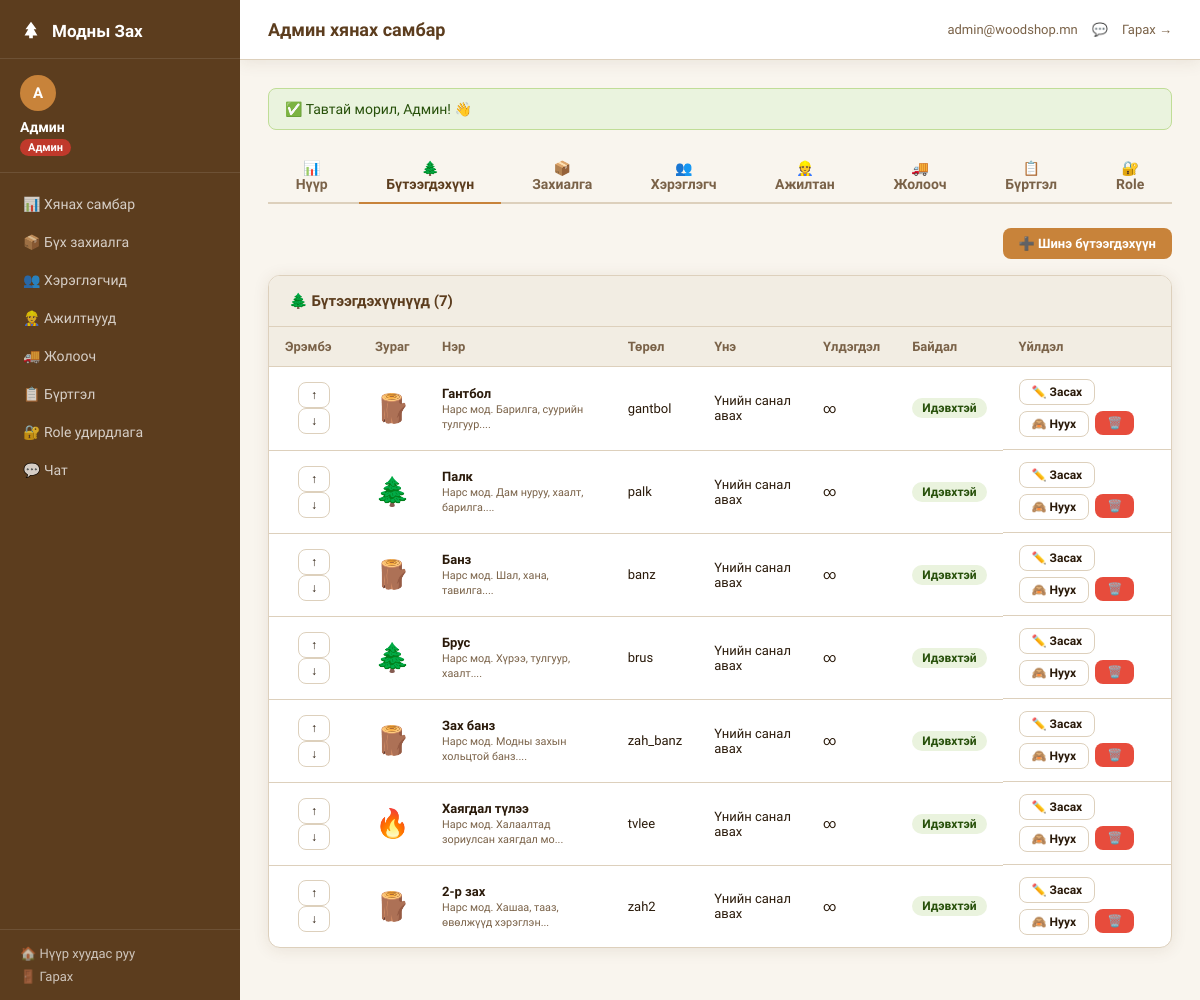
The app's page /dashboard/admin.php?tab=products (signed in) with its own data.
### tables this page shows
CREATE TABLE IF NOT EXISTS users (
  id           INT AUTO_INCREMENT PRIMARY KEY,
  ner          VARCHAR(100)  NOT NULL,
  email        VARCHAR(150)  NOT NULL UNIQUE,
  phone        VARCHAR(20)   NOT NULL,
  password     VARCHAR(255)  NOT NULL,
  role_id      INT           NOT NULL DEFAULT 5,
  verified     TINYINT(1)    DEFAULT 0,
  is_active    TINYINT(1)    DEFAULT 1,
  notes        TEXT          DEFAULT NULL,
  created_at   DATETIME      DEFAULT NOW(),
  FOREIGN KEY (role_id) REFERENCES roles(id)
);

CREATE TABLE IF NOT EXISTS roles (
  id           INT AUTO_INCREMENT PRIMARY KEY,
  name         VARCHAR(100)  NOT NULL,
  slug         VARCHAR(50)   NOT NULL UNIQUE,
  permissions  JSON          NOT NULL,
  color        VARCHAR(7)    DEFAULT '#5C3D1E',
  is_system    TINYINT(1)    DEFAULT 0,
  created_by   INT           DEFAULT NULL,
  created_at   DATETIME      DEFAULT NOW()
);

CREATE TABLE IF NOT EXISTS products (
  id          INT AUTO_INCREMENT PRIMARY KEY,
  name        VARCHAR(100)   NOT NULL,
  type        VARCHAR(50)    NOT NULL,
  emoji       VARCHAR(10)    DEFAULT '🪵',
  description TEXT           DEFAULT NULL,
  price_label VARCHAR(100)   DEFAULT 'Үнийн санал авах',
  price_value DECIMAL(12,2)  DEFAULT NULL,
  image_path  VARCHAR(255)   DEFAULT NULL,
  stock       INT            DEFAULT NULL,
  is_active   TINYINT(1)     DEFAULT 1,
  sort_order  INT            DEFAULT 0,
  created_by  INT            DEFAULT NULL,
  created_at  DATETIME       DEFAULT NOW(),
  updated_at  DATETIME       DEFAULT NOW() ON UPDATE NOW()
);

### middleware.php (called while the page is built, shortened)
<?php
function loadUserRole(PDO $pdo): array {
    $uid = $_SESSION['user']['id'];
    if (!isset($_SESSION['user_role'])) {
        $stmt = $pdo->prepare('
            SELECT r.*, u.is_active
            FROM users u
            JOIN roles r ON u.role_id = r.id
            WHERE u.id = ?
        ');
        $stmt->execute([$uid]);
    }
    return $_SESSION['user_role'];
}
function isRole(string ...$slugs): bool {
    $current = $_SESSION['user_role']['slug'] ?? '';
    return in_array($current, $slugs, true);
}

### dashboard/admin.php (the view, shortened to what this page needs)
<?php
require_once __DIR__ . '/../middleware.php';
$role = loadUserRole($pdo);
$tab = $_GET['tab'] ?? 'dashboard';
$stats = [];
$stats['users']    = $pdo->query('SELECT COUNT(*) FROM users WHERE role_id=(SELECT id FROM roles WHERE slug="user")')->fetchColumn();
$stats['orders']   = $pdo->query('SELECT COUNT(*) FROM orders')->fetchColumn();
$stats['pending']  = $pdo->query('SELECT COUNT(*) FROM orders WHERE status="pending"')->fetchColumn();
$stats['workers']  = $pdo->query('SELECT COUNT(*) FROM users u JOIN roles r ON u.role_id=r.id WHERE r.slug IN ("worker","driver")')->fetchColumn();
$stats['products'] = $pdo->query('SELECT COUNT(*) FROM products WHERE is_active=1')->fetchColumn();
$pageTitle  = 'Админ хянах самбар';
$activePage = $tab === 'dashboard' ? 'dashboard' : $tab;
include __DIR__ . '/layout.php';
?>
<div class="tabs">
  <button class="tab <?= $tab==='dashboard'?'active':'' ?>" onclick="location='admin.php'">📊 Нүүр</button>
  <button class="tab <?= $tab==='products'?'active':'' ?>"  onclick="location='admin.php?tab=products'">🌲 Бүтээгдэхүүн</button>
  <button class="tab <?= $tab==='orders'?'active':'' ?>"    onclick="location='admin.php?tab=orders'">📦 Захиалга</button>
  <button class="tab <?= $tab==='users'?'active':'' ?>"     onclick="location='admin.php?tab=users'">👥 Хэрэглэгч</button>
  <button class="tab <?= $tab==='workers'?'active':'' ?>"   onclick="location='admin.php?tab=workers'">👷 Ажилтан</button>
  <button class="tab <?= $tab==='drivers'?'active':'' ?>"   onclick="location='admin.php?tab=drivers'">🚚 Жолооч</button>
  <button class="tab <?= $tab==='logs'?'active':'' ?>"      onclick="location='admin.php?tab=logs'">📋 Бүртгэл</button>
  <?php if (isRole('admin','director')): ?>
  <button class="tab <?= $tab==='roles'?'active':'' ?>"     onclick="location='admin.php?tab=roles'">🔐 Role</button>
  <?php endif; ?>
</div>
<?php if ($tab === 'dashboard'): ?>
<div class="stat-grid">
  <div class="stat-card"><div class="stat-icon">👥</div><div class="stat-num"><?= $stats['users'] ?></div><div class="stat-lbl">Нийт хэрэглэгч</div></div>
  <div class="stat-card"><div class="stat-icon">📦</div><div class="stat-num"><?= $stats['orders'] ?></div><div class="stat-lbl">Нийт захиалга</div></div>
  <div class="stat-card"><div class="stat-icon">⏳</div><div class="stat-num"><?= $stats['pending'] ?></div><div class="stat-lbl">Хүлээгдэж буй</div></div>
  <div class="stat-card"><div class="stat-icon">👷</div><div class="stat-num"><?= $stats['workers'] ?></div><div class="stat-lbl">Ажилтнууд</div></div>
  <div class="stat-card"><div class="stat-icon">🌲</div><div class="stat-num"><?= $stats['products'] ?></div><div class="stat-lbl">Бүтээгдэхүүн</div></div>
</div>
<div class="card">
  <div class="card-header">
    <div class="card-title">📦 Сүүлийн захиалгууд</div>
    <a href="admin.php?tab=orders" class="btn btn-outline btn-sm">Бүгдийг харах →</a>
  </div>
  <div class="card-body">
    <table>
      <thead><tr><th>#</th><th>Хэрэглэгч</th><th>Бүтээгдэхүүн</th><th>Статус</th><th>Огноо</th></tr></thead>
      <tbody>
      <?php
      $rows = $pdo->query('SELECT o.*, u.ner FROM orders o JOIN users u ON o.user_id=u.id ORDER BY o.created_at DESC LIMIT 10')->fetchAll();
      foreach ($rows as $r):
        $color = statusColor($r['status']);
      ?>
        <tr>
          <td>#<?= $r['id'] ?></td>
          <td><?= htmlspecialchars($r['ner']) ?></td>
          <td><?= htmlspecialchars($r['product']) ?></td>
          <td><span class="badge" style="background:<?= $color ?>22;color:<?= $color ?>"><?= statusLabel($r['status']) ?></span></td>
          <td><?= date('m/d H:i', strtotime($r['created_at'])) ?></td>
        </tr>
      <?php endforeach; ?>
      </tbody>
    </table>
  </div>
</div>
<?php elseif ($tab === 'products'): ?>
<?php
$allProducts = $pdo->query('SELECT * FROM products ORDER BY sort_order ASC, id ASC')->fetchAll();
$typeLabels  = ['shilmuust'=>'Шилмүүст','navchit'=>'Навчит','hatu'=>'Хатуу мод','bolvsuruulsan'=>'Боловсруулсан','tulsh'=>'Түлш'];
?>
<div style="display:flex;justify-content:space-between;align-items:center;margin-bottom:16px">
  <button class="btn btn-primary" onclick="openModal('prod-add-modal')">➕ Шинэ бүтээгдэхүүн</button>
</div>
<div class="card">
  <div class="card-header"><div class="card-title">🌲 Бүтээгдэхүүнүүд (<?= count($allProducts) ?>)</div></div>
  <div class="card-body">
    <table>
      <thead>
        <tr><th>Эрэмбэ</th><th>Зураг</th><th>Нэр</th><th>Төрөл</th><th>Үнэ</th><th>Үлдэгдэл</th><th>Байдал</th><th>Үйлдэл</th></tr>
      </thead>
      <tbody>
      <?php foreach ($allProducts as $p): ?>
        <tr>
          <td style="text-align:center">
            <form method="POST" action="/Wood-shop/product_action.php" style="display:inline">
              <button class="btn btn-outline btn-sm" title="Дээш">↑</button>
            </form>
            <form method="POST" action="/Wood-shop/product_action.php" style="display:inline">
              <button class="btn btn-outline btn-sm" title="Доош">↓</button>
            </form>
          </td>
          <td>
            <?php if ($p['image_path'] && file_exists(__DIR__ . '/../../' . $p['image_path'])): ?>
              <img src="/Wood-shop/<?= htmlspecialchars($p['image_path']) ?>" style="width:48px;height:48px;object-fit:cover;border-radius:8px">
            <?php else: ?>
              <span style="font-size:28px"><?= htmlspecialchars($p['emoji'] ?? '🪵') ?></span>
            <?php endif; ?>
          </td>
          <td><strong><?= htmlspecialchars($p['name']) ?></strong><br><small style="color:var(--muted)"><?= htmlspecialchars(mb_substr($p['description']??'',0,40)) ?>...</small></td>
          <td><?= htmlspecialchars($typeLabels[$p['type']] ?? $p['type']) ?></td>
          <td><?= $p['price_value'] ? number_format($p['price_value'],0,'.',',').'₮' : htmlspecialchars($p['price_label']) ?></td>
          <td><?= $p['stock'] ?? '∞' ?></td>
          <td>
            <span class="badge" style="background:<?= $p['is_active']?'#eaf3de':'#fcebeb' ?>;color:<?= $p['is_active']?'#27500a':'#791f1f' ?>">
              <?= $p['is_active']?'Идэвхтэй':'Нуугдсан' ?>
            </span>
          </td>
          <td style="display:flex;gap:6px;flex-wrap:wrap">
            <button class="btn btn-outline btn-sm" onclick="openProdEdit(<?= htmlspecialchars(json_encode($p)) ?>)">✏️ Засах</button>
            <form method="POST" action="/Wood-shop/product_action.php" style="display:inline">
              <button class="btn btn-outline btn-sm"><?= $p['is_active']?'🙈 Нуух':'👁 Идэвхжүүлэх' ?></button>
            </form>
            <form method="POST" action="/Wood-shop/product_action.php" style="display:inline" onsubmit="return confirm('Устгах уу?')">
              <button class="btn btn-danger btn-sm">🗑️</button>
            </form>
          </td>
        </tr>
      <?php endforeach; ?>
      </tbody>
    </table>
  </div>
</div>
<?php endif; ?>
<?php include __DIR__ . '/layout_end.php'; ?>

### dashboard/layout.php (shortened to what this page needs)
<?php
$role     = $_SESSION['user_role'];
$userName = $_SESSION['user']['ner'];
$userEmail= $_SESSION['user']['email'];
$menuItems = [];
if (isRole('admin','manager','director')) {
    if (isRole('director')) {
        $menuItems = [
            ['icon'=>'📊','label'=>'Нүүр тайлан',    'href'=>'director.php',               'page'=>'dashboard'],
            ['icon'=>'📦','label'=>'Захиалгууд',      'href'=>'director.php?tab=orders',    'page'=>'orders'],
            ['icon'=>'👷','label'=>'Ажилтнууд',       'href'=>'director.php?tab=workers',   'page'=>'workers'],
            ['icon'=>'📋','label'=>'Үйл ажиллагаа',  'href'=>'director.php?tab=logs',      'page'=>'logs'],
            ['icon'=>'📅','label'=>'Өдрийн тайлан',  'href'=>'director.php?tab=daily',     'page'=>'daily'],
        ];
    } else {
        $menuItems = [
            ['icon'=>'📊','label'=>'Хянах самбар','href'=>'admin.php','page'=>'dashboard'],
            ['icon'=>'📦','label'=>'Бүх захиалга','href'=>'admin.php?tab=orders','page'=>'orders'],
            ['icon'=>'👥','label'=>'Хэрэглэгчид','href'=>'admin.php?tab=users','page'=>'users'],
            ['icon'=>'👷','label'=>'Ажилтнууд','href'=>'admin.php?tab=workers','page'=>'workers'],
            ['icon'=>'🚚','label'=>'Жолооч','href'=>'admin.php?tab=drivers','page'=>'drivers'],
            ['icon'=>'📋','label'=>'Бүртгэл','href'=>'admin.php?tab=logs','page'=>'logs'],
        ];
        if (isRole('admin','director')) {
            $menuItems[] = ['icon'=>'🔐','label'=>'Role удирдлага','href'=>'admin.php?tab=roles','page'=>'roles'];
        }
    }
} elseif (isRole('driver')) {
    $menuItems = [
        ['icon'=>'📊','label'=>'Хянах самбар','href'=>'driver.php','page'=>'dashboard'],
        ['icon'=>'🚚','label'=>'Хүргэлтүүд','href'=>'driver.php?tab=deliveries','page'=>'deliveries'],
    ];
} else {
    $menuItems = [
        ['icon'=>'📦','label'=>'Захиалгууд','href'=>'user.php','page'=>'orders'],
        ['icon'=>'👤','label'=>'Профайл','href'=>'user.php?tab=profile','page'=>'profile'],
    ];
}
?>
<!DOCTYPE html>
<html lang="mn">
<head>
</head>
<body>
<aside class="sidebar" id="sidebar">
  <div class="sidebar-logo">
    <svg width="22" height="22" viewBox="0 0 24 24" fill="currentColor"><path d="M12 2L6 10h3l-4 7h5v3h4v-3h5l-4-7h3L12 2z"/></svg>
    Модны Зах
  </div>
  <div class="sidebar-user">
    <div class="sidebar-avatar"><?= mb_substr($userName, 0, 1) ?></div>
    <div class="sidebar-uname"><?= htmlspecialchars($userName) ?></div>
    <span class="sidebar-role"><?= htmlspecialchars($role['name']) ?></span>
  </div>
  <nav class="sidebar-nav">
    <?php foreach ($menuItems as $item): ?>
      <a href="<?= $item['href'] ?>"
         class="<?= ($activePage ?? '') === $item['page'] ? 'active' : '' ?>">
        <?= $item['icon'] ?> <?= htmlspecialchars($item['label']) ?>
      </a>
    <?php endforeach; ?>
    <?php if (isRole('worker','admin','manager','director')): ?>
      <a href="chat.php" class="<?= ($activePage ?? '') === 'chat' ? 'active' : '' ?>">
        💬 Чат
      </a>
    <?php endif; ?>
  </nav>
  <div class="sidebar-bottom">
    <a href="/Wood-shop/">🏠 Нүүр хуудас руу</a>
    <a href="/Wood-shop/auth.php?action=logout">🚪 Гарах</a>
  </div>
</aside>
<div class="main-wrap">
  <div class="topbar">
    <div class="topbar-title"><?= htmlspecialchars($pageTitle ?? 'Dashboard') ?></div>
    <div class="topbar-right">
      <span style="color:var(--muted);font-size:13px"><?= htmlspecialchars($userEmail) ?></span>
      <?php if (isRole('worker','admin','manager','director')): ?>
      <a href="chat.php" style="position:relative;display:inline-flex;align-items:center;gap:6px">
        💬
      </a>
      <?php endif; ?>
      <a href="/Wood-shop/auth.php?action=logout">Гарах →</a>
    </div>
  </div>
  <div class="content">
<?php
if (!empty($_SESSION['toast'])):
  $t = $_SESSION['toast']; unset($_SESSION['toast']);
?>
<div class="alert alert-<?= $t['type'] === 'success' ? 'success' : ($t['type'] === 'error' ? 'error' : 'info') ?>" style="margin-bottom:20px">
  <?= $t['icon'] ?? '' ?> <?= htmlspecialchars($t['msg']) ?>
</div>
<?php endif; ?>

### dashboard/layout_end.php (shortened to what this page needs)
</div>
</div>
</body>
</html>

### records on screen
users: role.name "Админ"
products: emoji "🪵", name "Гантбол", description "Нарс мод. Барилга, суурийн тулгуур.", type "gantbol", price_label "Үнийн санал авах", stock "∞", is_active "Идэвхтэй"
products: emoji "🌲", name "Палк", description "Нарс мод. Дам нуруу, хаалт, барилга.", type "palk", price_label "Үнийн санал авах", stock "∞", is_active "Идэвхтэй"
products: emoji "🪵", name "Банз", description "Нарс мод. Шал, хана, тавилга.", type "banz", price_label "Үнийн санал авах", stock "∞", is_active "Идэвхтэй"
products: emoji "🌲", name "Брус", description "Нарс мод. Хүрээ, тулгуур, хаалт.", type "brus", price_label "Үнийн санал авах", stock "∞", is_active "Идэвхтэй"
products: emoji "🪵", name "Зах банз", description "Нарс мод. Модны захын хольцтой банз.", type "zah_banz", price_label "Үнийн санал авах", stock "∞", is_active "Идэвхтэй"
products: emoji "🔥", name "Хаягдал түлээ", description "Нарс мод. Халаалтад зориулсан хаягдал мо", type "tvlee", price_label "Үнийн санал авах", stock "∞", is_active "Идэвхтэй"
products: emoji "🪵", name "2-р зах", description "Нарс мод. Хашаа, тааз, өвөлжүүд хэрэглэн", type "zah2", price_label "Үнийн санал авах", stock "∞", is_active "Идэвхтэй"

### other values on screen
mb_substr($userName, 0, 1) "А"
$userName "Админ"
$item['icon'] "📊"
$item['label'] "Хянах самбар"
$item['icon'] "📦"
$item['label'] "Бүх захиалга"
$item['icon'] "👥"
$item['label'] "Хэрэглэгчид"
$item['icon'] "👷"
$item['label'] "Ажилтнууд"
$item['icon'] "🚚"
$item['label'] "Жолооч"
$item['icon'] "📋"
$item['label'] "Бүртгэл"
$item['icon'] "🔐"
